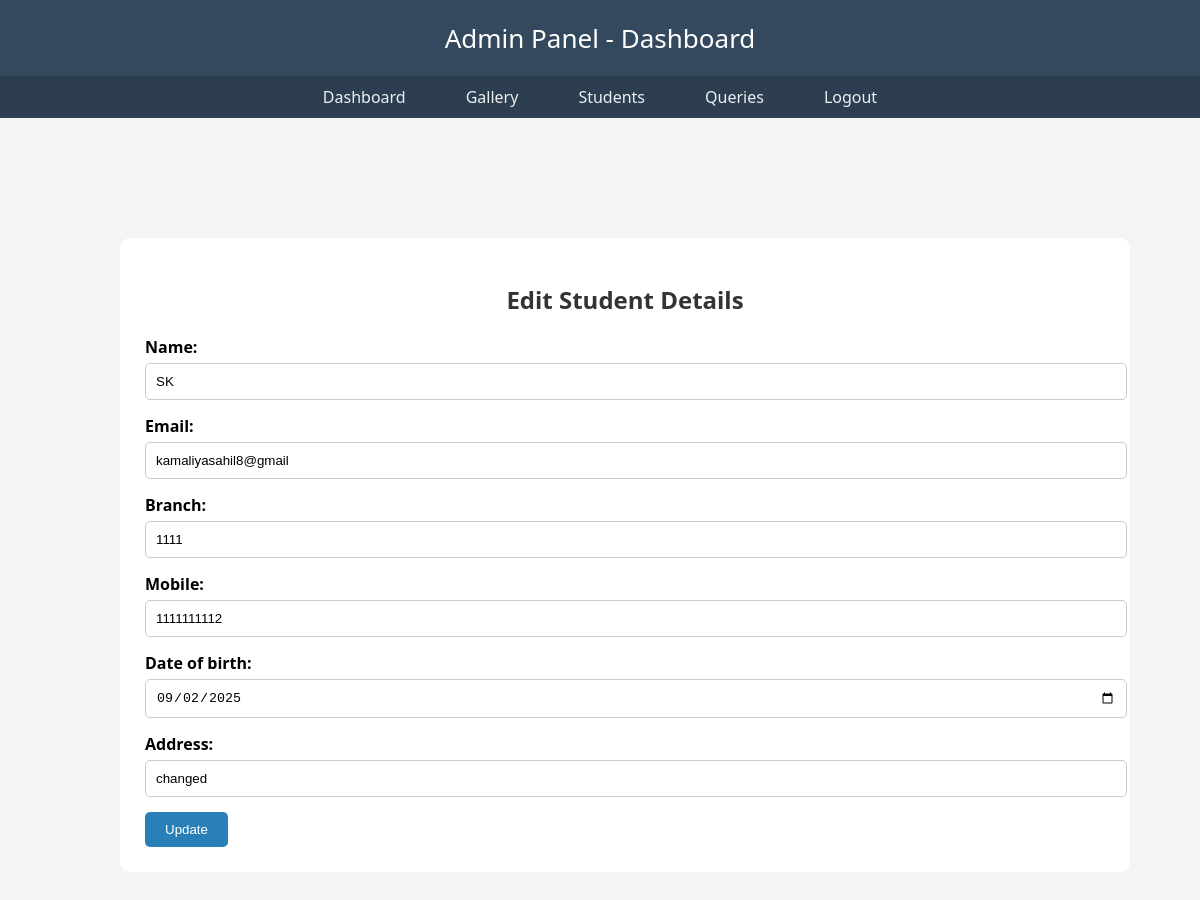
Screenshot of /admin/edit-student.php?id=15 (signed in) with the database file from the repository.
### tables this page shows
CREATE TABLE `register` (
  `name` varchar(100) NOT NULL,
  `email` varchar(20) DEFAULT 'unique',
  `password` varchar(10) NOT NULL,
  `mobile` varchar(15) DEFAULT NULL,
  `address` varchar(200) NOT NULL,
  `dateofbirth` date NOT NULL,
  `collage_branch` varchar(200) NOT NULL,
  `profile` text NOT NULL,
  `id` int(11) NOT NULL,
  `timespan` timestamp NOT NULL DEFAULT current_timestamp()
);

### admin/edit-student.php (the view, shortened to what this page needs)
<?php
include 'header.php';
$conn = mysqli_connect("localhost", "root", "", "hostel");
$id = $_GET['id'];
$query = mysqli_query($conn, "SELECT * FROM register WHERE id = $id");
$row = mysqli_fetch_assoc($query);
?>
<!DOCTYPE html>
<html lang="en">
<head><meta charset="UTF-8"><title>Edit Student</title></head>
<body>
<div class="container">
  <h2>Edit Student Details</h2>
  <form method="POST" action="update-student.php">
    <label>Name:</label><input type="text" name="name" value="<?= $row['name']; ?>">
    <label>Email:</label><input type="email" name="email" value="<?= $row['email']; ?>">
    <label>Branch:</label><input type="text" name="collage_branch" value="<?= $row['collage_branch']; ?>">
    <label>Mobile:</label><input type="text" name="mobile" value="<?= $row['mobile']; ?>">
    <label>Date of birth:</label><input type="date" name="dateofbirth" value="<?= $row['dateofbirth']; ?>">
    <label>Address:</label><input type="text" name="address" value="<?= $row['address']; ?>">
    <button type="submit" name="update">Update</button>
  </form>
</div>
</body>
</html>

### admin/style.css (style rules this page uses)
body { margin: 0; font-family: 'Segoe UI', sans-serif; background-color: #f4f4f4; }
.container { width: 80%; margin: 10%; background: white; padding: 25px; border-radius: 10px; }
h2 { text-align: center; color: #333; }
form label { font-weight: bold; margin-top: 10px; }
form input, form textarea { width: 100%; padding: 10px; margin-top: 5px; margin-bottom: 15px; border-radius: 5px; border: 1px solid #ccc; }
form button { background-color: #2980b9; color: white; padding: 10px 20px; border: none; border-radius: 5px; }
button { cursor: pointer; }

### rows the page displays
register: name "SK", email "kamaliyasahil8@gmail", collage_branch "1111", mobile "1111111112", dateofbirth "09/02/2025", address "changed"
